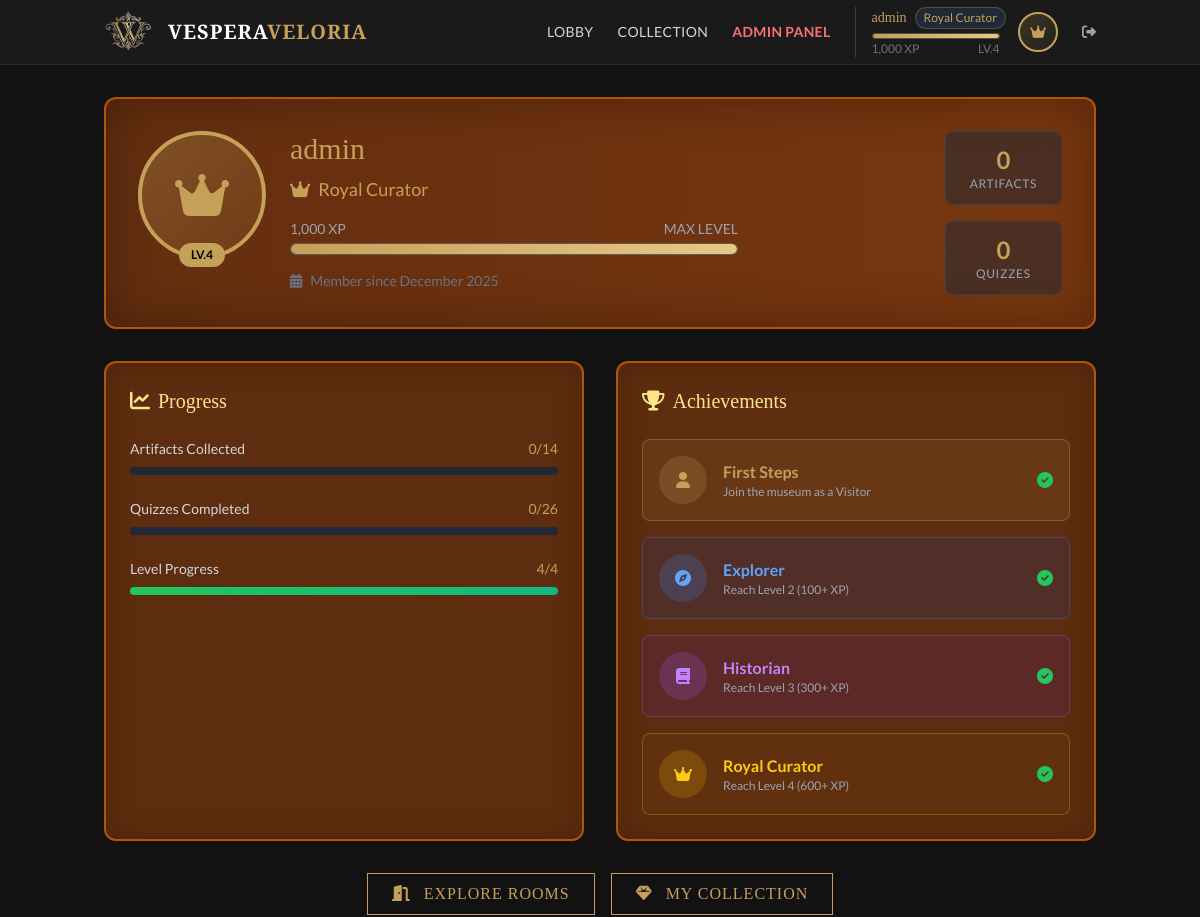
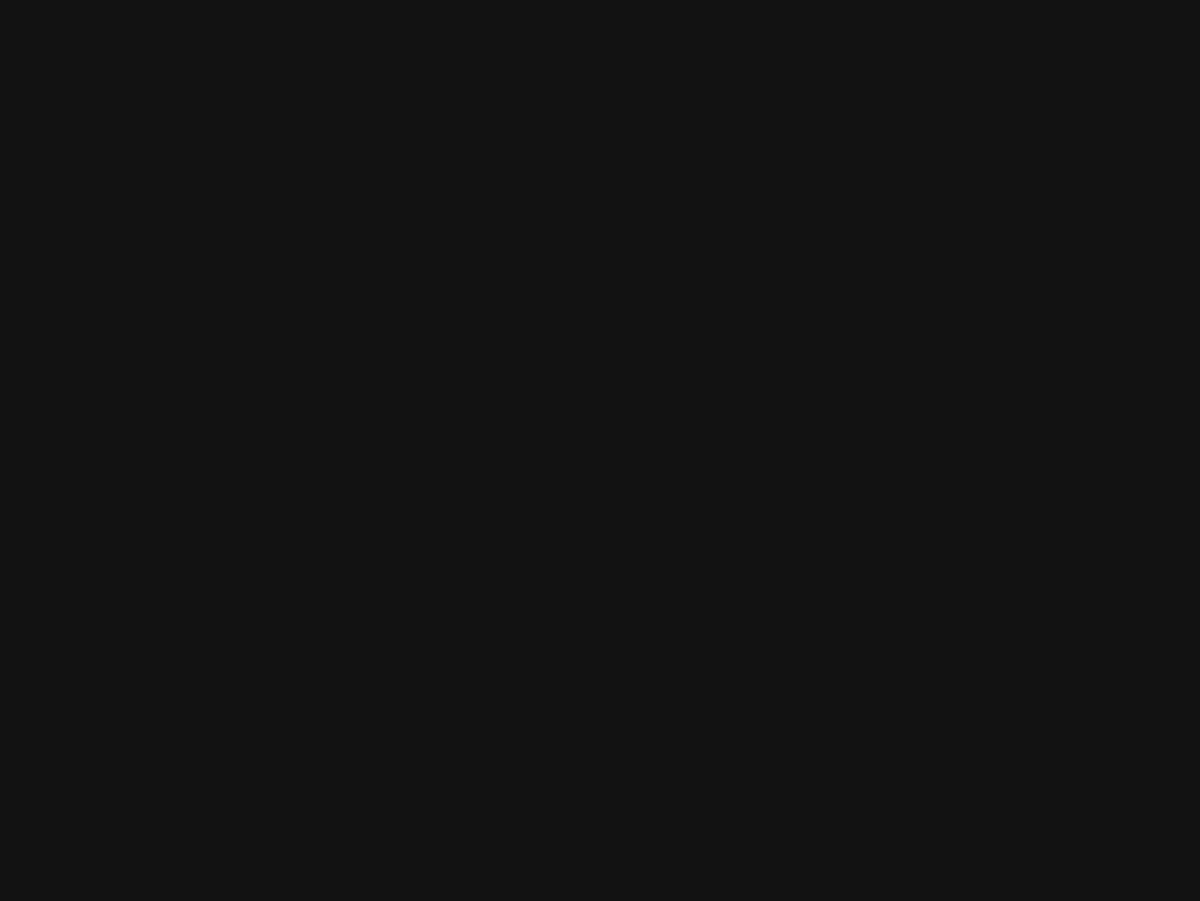
The app's page /public/profile.php (signed in) with its own data (2 pictures, top to bottom).
### tables this page shows
CREATE TABLE `users` (
  `id` int(11) NOT NULL,
  `username` varchar(50) NOT NULL,
  `password` varchar(255) NOT NULL,
  `role` enum('visitor','admin') DEFAULT 'visitor',
  `xp` int(11) DEFAULT 0,
  `level` int(11) DEFAULT 1,
  `created_at` timestamp NOT NULL DEFAULT current_timestamp()
);

### app/Models/User.php (called while the page is built, shortened)
<?php
class User {
    public static function findById($conn, $id) {
        $stmt = $conn->prepare("SELECT * FROM users WHERE id = ?");
        $stmt->bind_param("i", $id);
        $stmt->execute();
        return $stmt->get_result()->fetch_assoc();
    }
    public static function getXpAndLevel($conn, $userId) {
        $user = self::findById($conn, $userId);
        $xp = $user['xp'] ?? 0;
        $level = self::calculateLevel($xp);
        $xpForNextLevel = self::getXpForLevel($level + 1);
        $xpForCurrentLevel = self::getXpForLevel($level);
        $progress = $xpForNextLevel > $xpForCurrentLevel ?
            (($xp - $xpForCurrentLevel) / ($xpForNextLevel - $xpForCurrentLevel)) * 100 : 100;
        return [
            'xp' => $xp,
            'level' => $level,
            'xp_for_next_level' => $xpForNextLevel,
            'xp_for_current_level' => $xpForCurrentLevel,
            'progress' => $progress
        ];
    }
    public static function calculateLevel($xp) {
        if ($xp >= 500) return 4;
        return 1;
    }
    public static function getXpForLevel($level) {
        $levels = [1 => 0, 2 => 50, 3 => 200, 4 => 500, 5 => 1000];
        return $levels[$level] ?? 1000;
    }
    public static function getStats($conn, $userId) {
        $stmt = $conn->prepare("SELECT COUNT(*) as count FROM user_collections WHERE user_id = ?");
        $stmt->bind_param("i", $userId);
        $stmt->execute();
        $collected = $stmt->get_result()->fetch_assoc()['count'];
        $stmt = $conn->prepare("SELECT COUNT(*) as count FROM user_quizzes WHERE user_id = ?");
        $stmt->bind_param("i", $userId);
        $stmt->execute();
        $quizzes = $stmt->get_result()->fetch_assoc()['count'];
        $stmt = $conn->prepare("SELECT COUNT(*) as count FROM user_hidden_artifacts WHERE user_id = ?");
        $stmt->bind_param("i", $userId);
        $stmt->execute();
        $hidden = $stmt->get_result()->fetch_assoc()['count'];
        return [
            'artifacts_collected' => $collected,
            'quizzes_completed' => $quizzes,
            'hidden_artifacts' => $hidden
        ];
    }
}

### public/profile.php (the view, shortened to what this page needs)
<?php
require_once '../app/Config/database.php';
require_once '../app/Models/User.php';
$user_id = $_SESSION['user_id'];
$user = User::findById($conn, $user_id);
$xp_data = User::getXpAndLevel($conn, $user_id);
$current_level = $xp_data['level'];
$current_xp = $xp_data['xp'];
$stats = User::getStats($conn, $user_id);
$collection_count = $stats['artifacts_collected'];
$quiz_count = $stats['quizzes_completed'];
$total_artifacts = $conn->query("SELECT COUNT(*) as count FROM artifacts")->fetch_assoc()['count'];
$total_quizzes = $conn->query("SELECT COUNT(*) as count FROM quizzes")->fetch_assoc()['count'];
$xp_needed = $xp_data['xp_for_next_level'] - $current_xp;
$ranks = [
    1 => ['name' => 'Visitor', 'icon' => 'fa-user', 'color' => 'text-gray-400'],
    2 => ['name' => 'Explorer', 'icon' => 'fa-compass', 'color' => 'text-blue-400'],
    3 => ['name' => 'Historian', 'icon' => 'fa-book', 'color' => 'text-purple-400'],
    4 => ['name' => 'Royal Curator', 'icon' => 'fa-crown', 'color' => 'text-gold']
];
$rank = $ranks[$current_level] ?? $ranks[1];
include 'header.php';
include 'navbar.php';
?>
<div class="min-h-screen" style="background: linear-gradient(135deg, #d4c4a8 0%, #c4b393 25%, #b8a67e 50%, #c4b393 75%, #d4c4a8 100%); ">
<div class="container mx-auto px-4 py-8 page-fade-in">
    <div class="bg-gradient-to-r from-amber-900/80 to-amber-800/80 rounded-xl p-8 mb-8 border-2 border-amber-700 shadow-2xl" style="box-shadow: inset 0 0 50px rgba(0,0,0,0.3);">
        <div class="flex flex-col md:flex-row items-center md:items-start gap-6">
            <div class="relative">
                <div class="w-32 h-32 rounded-full bg-gradient-to-br from-gold/30 to-gold/10 border-4 border-gold flex items-center justify-center">
                    <i class="fas <?php echo $rank['icon']; ?> text-5xl <?php echo $rank['color']; ?>"></i>
                </div>
                <div class="absolute -bottom-2 left-1/2 transform -translate-x-1/2 bg-gold text-black px-3 py-1 rounded-full text-xs font-bold">
                    LV.<?php echo $current_level; ?>
                </div>
            </div>
            <div class="flex-grow text-center md:text-left">
                <h1 class="text-3xl font-serif text-gold mb-2"><?php echo htmlspecialchars($user['username']); ?></h1>
                <p class="text-lg <?php echo $rank['color']; ?> mb-4">
                    <i class="fas <?php echo $rank['icon']; ?> mr-2"></i><?php echo $rank['name']; ?>
                </p>
                <div class="max-w-md mx-auto md:mx-0">
                    <div class="flex justify-between text-sm text-gray-400 mb-1">
                        <span><?php echo number_format($current_xp); ?> XP</span>
                        <?php if ($current_level < 4): ?>
                            <span><?php echo number_format($xp_needed); ?> XP to Level <?php echo $current_level + 1; ?></span>
                        <?php else: ?>
                            <span>MAX LEVEL</span>
                        <?php endif; ?>
                    </div>
                    <div class="xp-bar-container h-3 rounded-full bg-gray-700">
                        <div class="xp-bar-fill h-full rounded-full" style="width: <?php echo $xp_progress; ?>%"></div>
                    </div>
                </div>
                <p class="text-gray-500 text-sm mt-4">
                    <i class="fas fa-calendar-alt mr-2"></i>Member since <?php echo date('F Y', strtotime($user['created_at'])); ?>
                </p>
            </div>
            <div class="flex md:flex-col gap-4">
                <div class="text-center px-6 py-3 bg-gray-800/50 rounded-lg border border-gray-700">
                    <div class="text-2xl font-bold text-gold"><?php echo $collection_count; ?></div>
                    <div class="text-xs text-gray-400 uppercase tracking-wider">Artifacts</div>
                </div>
                <div class="text-center px-6 py-3 bg-gray-800/50 rounded-lg border border-gray-700">
                    <div class="text-2xl font-bold text-gold"><?php echo $quiz_count; ?></div>
                    <div class="text-xs text-gray-400 uppercase tracking-wider">Quizzes</div>
                </div>
            </div>
        </div>
    </div>
    <div class="grid md:grid-cols-2 gap-8">
        <div class="bg-amber-800/60 rounded-xl p-6 border-2 border-amber-700 shadow-lg" style="box-shadow: inset 0 0 30px rgba(0,0,0,0.2);">
            <h2 class="text-xl font-serif text-amber-200 mb-6 flex items-center gap-2">
                <i class="fas fa-chart-line"></i> Progress
            </h2>
            <div class="mb-6">
                <div class="flex justify-between text-sm mb-2">
                    <span class="text-gray-300">Artifacts Collected</span>
                    <span class="text-gold"><?php echo $collection_count; ?>/<?php echo $total_artifacts; ?></span>
                </div>
                <div class="w-full bg-gray-800 rounded-full h-2">
                </div>
            </div>
            <div class="mb-6">
                <div class="flex justify-between text-sm mb-2">
                    <span class="text-gray-300">Quizzes Completed</span>
                    <span class="text-gold"><?php echo $quiz_count; ?>/<?php echo $total_quizzes; ?></span>
                </div>
                <div class="w-full bg-gray-800 rounded-full h-2">
                </div>
            </div>
            <div>
                <div class="flex justify-between text-sm mb-2">
                    <span class="text-gray-300">Level Progress</span>
                    <span class="text-gold"><?php echo $current_level; ?>/4</span>
                </div>
                <div class="w-full bg-gray-800 rounded-full h-2">
                    <div class="bg-gradient-to-r from-green-500 to-emerald-500 h-2 rounded-full transition-all"
                         style="width: <?php echo ($current_level / 4) * 100; ?>%"></div>
                </div>
            </div>
        </div>
        <div class="bg-amber-800/60 rounded-xl p-6 border-2 border-amber-700 shadow-lg" style="box-shadow: inset 0 0 30px rgba(0,0,0,0.2);">
            <h2 class="text-xl font-serif text-amber-200 mb-6 flex items-center gap-2">
                <i class="fas fa-trophy"></i> Achievements
            </h2>
            <div class="space-y-4">
                <div class="flex items-center gap-4 p-4 rounded-lg <?php echo $current_level >= 1 ? 'bg-gold/10 border border-gold/30' : 'bg-gray-800/50 border border-gray-700 opacity-50'; ?>">
                    <div class="w-12 h-12 rounded-full <?php echo $current_level >= 1 ? 'bg-gold/20' : 'bg-gray-700'; ?> flex items-center justify-center">
                        <i class="fas fa-user <?php echo $current_level >= 1 ? 'text-gold' : 'text-gray-500'; ?>"></i>
                    </div>
                    <div>
                        <div class="font-bold <?php echo $current_level >= 1 ? 'text-gold' : 'text-gray-500'; ?>">First Steps</div>
                        <div class="text-xs text-gray-400">Join the museum as a Visitor</div>
                    </div>
                    <?php if ($current_level >= 1): ?>
                        <i class="fas fa-check-circle text-green-500 ml-auto"></i>
                    <?php endif; ?>
                </div>
                <div class="flex items-center gap-4 p-4 rounded-lg <?php echo $current_level >= 2 ? 'bg-blue-900/20 border border-blue-500/30' : 'bg-gray-800/50 border border-gray-700 opacity-50'; ?>">
                    <div class="w-12 h-12 rounded-full <?php echo $current_level >= 2 ? 'bg-blue-500/20' : 'bg-gray-700'; ?> flex items-center justify-center">
                        <i class="fas fa-compass <?php echo $current_level >= 2 ? 'text-blue-400' : 'text-gray-500'; ?>"></i>
                    </div>
                    <div>
                        <div class="font-bold <?php echo $current_level >= 2 ? 'text-blue-400' : 'text-gray-500'; ?>">Explorer</div>
                        <div class="text-xs text-gray-400">Reach Level 2 (100+ XP)</div>
                    </div>
                    <?php if ($current_level >= 2): ?>
                        <i class="fas fa-check-circle text-green-500 ml-auto"></i>
                    <?php endif; ?>
                </div>
                <div class="flex items-center gap-4 p-4 rounded-lg <?php echo $current_level >= 3 ? 'bg-purple-900/20 border border-purple-500/30' : 'bg-gray-800/50 border border-gray-700 opacity-50'; ?>">
                    <div class="w-12 h-12 rounded-full <?php echo $current_level >= 3 ? 'bg-purple-500/20' : 'bg-gray-700'; ?> flex items-center justify-center">
                        <i class="fas fa-book <?php echo $current_level >= 3 ? 'text-purple-400' : 'text-gray-500'; ?>"></i>
                    </div>
                    <div>
                        <div class="font-bold <?php echo $current_level >= 3 ? 'text-purple-400' : 'text-gray-500'; ?>">Historian</div>
                        <div class="text-xs text-gray-400">Reach Level 3 (300+ XP)</div>
                    </div>
                    <?php if ($current_level >= 3): ?>
                        <i class="fas fa-check-circle text-green-500 ml-auto"></i>
                    <?php endif; ?>
                </div>
                <div class="flex items-center gap-4 p-4 rounded-lg <?php echo $current_level >= 4 ? 'bg-yellow-900/20 border border-yellow-500/30' : 'bg-gray-800/50 border border-gray-700 opacity-50'; ?>">
                    <div class="w-12 h-12 rounded-full <?php echo $current_level >= 4 ? 'bg-yellow-500/20' : 'bg-gray-700'; ?> flex items-center justify-center">
                        <i class="fas fa-crown <?php echo $current_level >= 4 ? 'text-yellow-400' : 'text-gray-500'; ?>"></i>
                    </div>
                    <div>
                        <div class="font-bold <?php echo $current_level >= 4 ? 'text-yellow-400' : 'text-gray-500'; ?>">Royal Curator</div>
                        <div class="text-xs text-gray-400">Reach Level 4 (600+ XP)</div>
                    </div>
                    <?php if ($current_level >= 4): ?>
                        <i class="fas fa-check-circle text-green-500 ml-auto"></i>
                    <?php endif; ?>
                </div>
            </div>
        </div>
    </div>
    <div class="mt-8 flex flex-wrap gap-4 justify-center">
        <a href="lobby/" class="btn-museum">
            <i class="fas fa-door-open mr-2"></i> Explore Rooms
        </a>
        <a href="lobby/my_collection.php" class="btn-museum">
            <i class="fas fa-gem mr-2"></i> My Collection
        </a>
    </div>
</div>
</div>
<?php
include 'footer.php';
?>

### public/assets/css/style.css (style rules this page uses)
:root { --color-gold: #c5a059; --color-gold-hover: #e6c885; --color-dark-bg: #1a1a1a; --color-darker-bg: #121212; --color-text: #e0e0e0; --color-parchment: #f0e6d2; }
body { font-family: "Lato", sans-serif; background-color: var(--color-darker-bg); color: var(--color-text); }
h1, h2, h3, h4, h5, h6, .font-serif { font-family: "Abhaya Libre", serif; }
.text-gold { color: var(--color-gold); }
.bg-gold { background-color: var(--color-gold); }
.border-gold { border-color: var(--color-gold); }
.btn-museum { background: transparent; border: 1px solid var(--color-gold); color: var(--color-gold); padding: 0.5rem 1.5rem; transition: all 0.3s ease; font-family: "Cinzel", serif; letter-spacing: 1px; text-transform: uppercase; cursor: pointer; }
.xp-bar-container { background: rgba(0, 0, 0, 0.5); border: 1px solid rgba(197, 160, 89, 0.3); border-radius: 9999px; overflow: hidden; }
.xp-bar-fill { background: linear-gradient( 90deg, var(--color-gold), var(--color-gold-hover) ); transition: width 0.5s ease-out; border-radius: 9999px; }
.page-fade-in { animation: page-enter 0.5s ease-out; }

### public/header.php (style rules this page uses)
body { background-color: #121212; }

### records on screen
users: xp "4", username "admin", xp "Royal Curator", created_at "December 2025"

### other values on screen
$username "admin"
$rank_name "Royal Curator"
$current_xp "1,000"
$level "4"
$collection_count "0"
$quiz_count "0"
$total_artifacts "14"
$total_quizzes "26"
